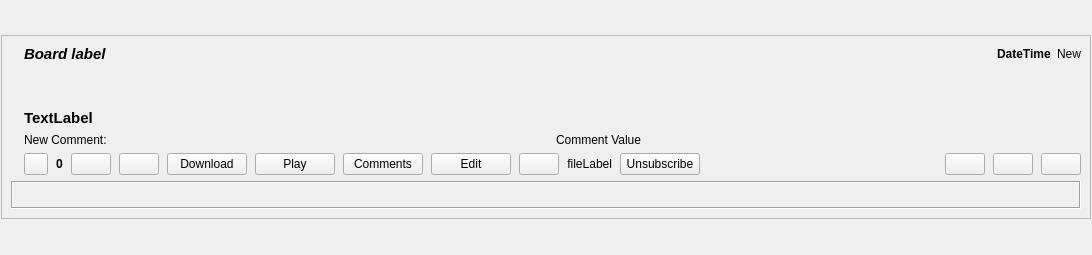
<?xml version="1.0" encoding="UTF-8"?>
<ui version="4.0">
 <class>BoardsPostItem</class>
 <widget class="QWidget" name="BoardsPostItem">
  <property name="geometry">
   <rect>
    <x>0</x>
    <y>0</y>
    <width>1092</width>
    <height>255</height>
   </rect>
  </property>
  <layout class="QGridLayout" name="BoardsPostItem_GL">
   <property name="leftMargin">
    <number>1</number>
   </property>
   <property name="topMargin">
    <number>1</number>
   </property>
   <property name="rightMargin">
    <number>1</number>
   </property>
   <property name="bottomMargin">
    <number>1</number>
   </property>
   <property name="horizontalSpacing">
    <number>6</number>
   </property>
   <property name="verticalSpacing">
    <number>1</number>
   </property>
   <item row="0" column="0">
    <widget class="QFrame" name="feedFrame">
     <property name="sizePolicy">
      <sizepolicy hsizetype="Expanding" vsizetype="Fixed">
       <horstretch>0</horstretch>
       <verstretch>0</verstretch>
      </sizepolicy>
     </property>
     <property name="autoFillBackground">
      <bool>true</bool>
     </property>
     <property name="frameShape">
      <enum>QFrame::StyledPanel</enum>
     </property>
     <property name="frameShadow">
      <enum>QFrame::Raised</enum>
     </property>
     <layout class="QVBoxLayout" name="feedFrame_VL">
      <item>
       <layout class="QHBoxLayout" name="mainTopHLayout">
        <item>
         <layout class="QVBoxLayout" name="logo_VLayout">
          <item>
           <widget class="ZoomableLabel" name="logoLabel">
            <property name="sizePolicy">
             <sizepolicy hsizetype="Preferred" vsizetype="Maximum">
              <horstretch>0</horstretch>
              <verstretch>0</verstretch>
             </sizepolicy>
            </property>
            <property name="text">
             <string/>
            </property>
            <property name="scaledContents">
             <bool>false</bool>
            </property>
            <property name="alignment">
             <set>Qt::AlignCenter</set>
            </property>
           </widget>
          </item>
         </layout>
        </item>
        <item>
         <layout class="QVBoxLayout" name="mainRTopVLayout">
          <item>
           <layout class="QHBoxLayout" name="tilteHLayout">
            <item>
             <widget class="QLabel" name="titleLabel">
              <property name="sizePolicy">
               <sizepolicy hsizetype="MinimumExpanding" vsizetype="Preferred">
                <horstretch>0</horstretch>
                <verstretch>0</verstretch>
               </sizepolicy>
              </property>
              <property name="font">
               <font>
                <pointsize>11</pointsize>
                <weight>75</weight>
                <italic>true</italic>
                <bold>true</bold>
               </font>
              </property>
              <property name="text">
               <string notr="true">Board label</string>
              </property>
              <property name="scaledContents">
               <bool>false</bool>
              </property>
              <property name="openExternalLinks">
               <bool>true</bool>
              </property>
             </widget>
            </item>
            <item>
             <widget class="QLabel" name="datetimelabel">
              <property name="font">
               <font>
                <weight>75</weight>
                <bold>true</bold>
               </font>
              </property>
              <property name="text">
               <string notr="true">DateTime</string>
              </property>
             </widget>
            </item>
            <item>
             <widget class="QLabel" name="newLabel">
              <property name="text">
               <string>New</string>
              </property>
             </widget>
            </item>
           </layout>
          </item>
          <item>
           <spacer name="subject_VSpacer">
            <property name="orientation">
             <enum>Qt::Vertical</enum>
            </property>
            <property name="sizeHint" stdset="0">
             <size>
              <width>20</width>
              <height>40</height>
             </size>
            </property>
           </spacer>
          </item>
          <item>
           <widget class="QLabel" name="subjectLabel">
            <property name="font">
             <font>
              <pointsize>11</pointsize>
              <weight>75</weight>
              <italic>false</italic>
              <bold>true</bold>
             </font>
            </property>
            <property name="text">
             <string notr="true">TextLabel</string>
            </property>
            <property name="openExternalLinks">
             <bool>true</bool>
            </property>
           </widget>
          </item>
          <item>
           <layout class="QHBoxLayout" name="newCommHLayout">
            <property name="topMargin">
             <number>0</number>
            </property>
            <item>
             <widget class="QLabel" name="newCommentLabel">
              <property name="text">
               <string>New Comment:</string>
              </property>
              <property name="scaledContents">
               <bool>true</bool>
              </property>
             </widget>
            </item>
            <item>
             <widget class="ElidedLabel" name="commLabel">
              <property name="text">
               <string>Comment Value</string>
              </property>
             </widget>
            </item>
           </layout>
          </item>
          <item>
           <layout class="QHBoxLayout" name="buttonHLayout">
            <property name="spacing">
             <number>8</number>
            </property>
            <item>
             <widget class="QPushButton" name="readButton">
              <property name="maximumSize">
               <size>
                <width>24</width>
                <height>16777215</height>
               </size>
              </property>
              <property name="focusPolicy">
               <enum>Qt::NoFocus</enum>
              </property>
              <property name="toolTip">
               <string>Toggle Message Read Status</string>
              </property>
              <property name="checkable">
               <bool>true</bool>
              </property>
              <property name="checked">
               <bool>false</bool>
              </property>
              <property name="flat">
               <bool>false</bool>
              </property>
             </widget>
            </item>
            <item>
             <widget class="QLabel" name="scoreLabel">
              <property name="font">
               <font>
                <weight>75</weight>
                <bold>true</bold>
               </font>
              </property>
              <property name="text">
               <string>0</string>
              </property>
             </widget>
            </item>
            <item>
             <widget class="QPushButton" name="voteUpButton">
              <property name="toolTip">
               <string>I like this</string>
              </property>
              <property name="text">
               <string/>
              </property>
             </widget>
            </item>
            <item>
             <widget class="QPushButton" name="voteDownButton">
              <property name="toolTip">
               <string>I dislike this</string>
              </property>
              <property name="text">
               <string/>
              </property>
             </widget>
            </item>
            <item>
             <widget class="QPushButton" name="downloadButton">
              <property name="focusPolicy">
               <enum>Qt::NoFocus</enum>
              </property>
              <property name="text">
               <string>Download</string>
              </property>
              <property name="autoExclusive">
               <bool>false</bool>
              </property>
             </widget>
            </item>
            <item>
             <widget class="QPushButton" name="playButton">
              <property name="focusPolicy">
               <enum>Qt::NoFocus</enum>
              </property>
              <property name="text">
               <string>Play</string>
              </property>
             </widget>
            </item>
            <item>
             <widget class="QPushButton" name="commentButton">
              <property name="text">
               <string>Comments</string>
              </property>
             </widget>
            </item>
            <item>
             <widget class="QPushButton" name="editButton">
              <property name="text">
               <string>Edit</string>
              </property>
             </widget>
            </item>
            <item>
             <widget class="QPushButton" name="copyLinkButton">
              <property name="sizePolicy">
               <sizepolicy hsizetype="Fixed" vsizetype="Fixed">
                <horstretch>0</horstretch>
                <verstretch>0</verstretch>
               </sizepolicy>
              </property>
              <property name="focusPolicy">
               <enum>Qt::NoFocus</enum>
              </property>
              <property name="toolTip">
               <string>Copy RetroShare Link</string>
              </property>
             </widget>
            </item>
            <item>
             <widget class="QLabel" name="filelabel">
              <property name="text">
               <string notr="true">fileLabel</string>
              </property>
              <property name="alignment">
               <set>Qt::AlignRight|Qt::AlignTrailing|Qt::AlignVCenter</set>
              </property>
             </widget>
            </item>
            <item>
             <widget class="QPushButton" name="unsubscribeButton">
              <property name="sizePolicy">
               <sizepolicy hsizetype="Fixed" vsizetype="Fixed">
                <horstretch>0</horstretch>
                <verstretch>0</verstretch>
               </sizepolicy>
              </property>
              <property name="focusPolicy">
               <enum>Qt::NoFocus</enum>
              </property>
              <property name="toolTip">
               <string>Unsubscribe From Channel</string>
              </property>
              <property name="text">
               <string>Unsubscribe</string>
              </property>
             </widget>
            </item>
            <item>
             <spacer name="buttons_HSpacer">
              <property name="orientation">
               <enum>Qt::Horizontal</enum>
              </property>
              <property name="sizeHint" stdset="0">
               <size>
                <width>40</width>
                <height>20</height>
               </size>
              </property>
             </spacer>
            </item>
            <item>
             <widget class="QPushButton" name="expandButton">
              <property name="sizePolicy">
               <sizepolicy hsizetype="Fixed" vsizetype="Fixed">
                <horstretch>0</horstretch>
                <verstretch>0</verstretch>
               </sizepolicy>
              </property>
              <property name="focusPolicy">
               <enum>Qt::NoFocus</enum>
              </property>
              <property name="toolTip">
               <string>Expand</string>
              </property>
             </widget>
            </item>
            <item>
             <widget class="QPushButton" name="readAndClearButton">
              <property name="sizePolicy">
               <sizepolicy hsizetype="Fixed" vsizetype="Fixed">
                <horstretch>0</horstretch>
                <verstretch>0</verstretch>
               </sizepolicy>
              </property>
              <property name="focusPolicy">
               <enum>Qt::NoFocus</enum>
              </property>
              <property name="toolTip">
               <string>Set as read and remove item</string>
              </property>
             </widget>
            </item>
            <item>
             <widget class="QPushButton" name="clearButton">
              <property name="sizePolicy">
               <sizepolicy hsizetype="Fixed" vsizetype="Fixed">
                <horstretch>0</horstretch>
                <verstretch>0</verstretch>
               </sizepolicy>
              </property>
              <property name="focusPolicy">
               <enum>Qt::NoFocus</enum>
              </property>
              <property name="toolTip">
               <string>Remove Item</string>
              </property>
             </widget>
            </item>
           </layout>
          </item>
         </layout>
        </item>
       </layout>
      </item>
      <item>
       <widget class="QFrame" name="expandFrame">
        <layout class="QVBoxLayout" name="expandFrame_VL">
         <property name="leftMargin">
          <number>0</number>
         </property>
         <property name="topMargin">
          <number>0</number>
         </property>
         <property name="rightMargin">
          <number>0</number>
         </property>
         <property name="bottomMargin">
          <number>0</number>
         </property>
         <item>
          <widget class="QFrame" name="msgFrame">
           <property name="frameShape">
            <enum>QFrame::Box</enum>
           </property>
           <property name="frameShadow">
            <enum>QFrame::Sunken</enum>
           </property>
           <layout class="QVBoxLayout" name="msgFrame_VL">
            <property name="leftMargin">
             <number>5</number>
            </property>
            <property name="topMargin">
             <number>5</number>
            </property>
            <property name="rightMargin">
             <number>5</number>
            </property>
            <property name="bottomMargin">
             <number>5</number>
            </property>
            <item>
             <widget class="QLabel" name="msgLabel">
              <property name="sizePolicy">
               <sizepolicy hsizetype="MinimumExpanding" vsizetype="Preferred">
                <horstretch>0</horstretch>
                <verstretch>0</verstretch>
               </sizepolicy>
              </property>
              <property name="wordWrap">
               <bool>true</bool>
              </property>
              <property name="margin">
               <number>6</number>
              </property>
              <property name="indent">
               <number>-1</number>
              </property>
              <property name="openExternalLinks">
               <bool>true</bool>
              </property>
              <property name="textInteractionFlags">
               <set>Qt::LinksAccessibleByMouse|Qt::TextSelectableByKeyboard|Qt::TextSelectableByMouse</set>
              </property>
             </widget>
            </item>
           </layout>
          </widget>
         </item>
        </layout>
       </widget>
      </item>
      <item>
       <spacer name="feedFrame_VSpacer">
        <property name="orientation">
         <enum>Qt::Vertical</enum>
        </property>
        <property name="sizeHint" stdset="0">
         <size>
          <width>20</width>
          <height>0</height>
         </size>
        </property>
       </spacer>
      </item>
     </layout>
    </widget>
   </item>
  </layout>
 </widget>
 <customwidgets>
  <customwidget>
   <class>ElidedLabel</class>
   <extends>QLabel</extends>
   <header>gui/common/ElidedLabel.h</header>
   <container>1</container>
  </customwidget>
  <customwidget>
   <class>ZoomableLabel</class>
   <extends>QLabel</extends>
   <header>gui/gxschannels/GxsChannelPostThumbnail.h</header>
  </customwidget>
 </customwidgets>
 <resources/>
 <connections/>
</ui>
